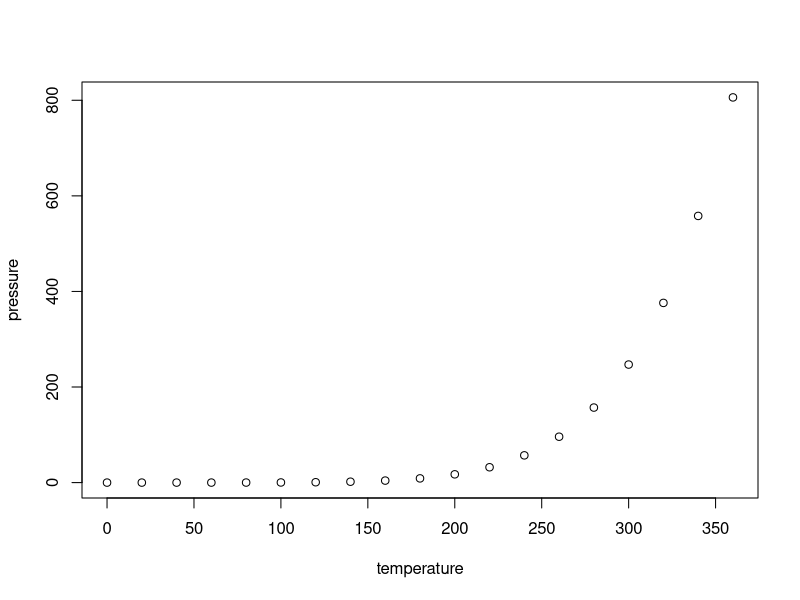
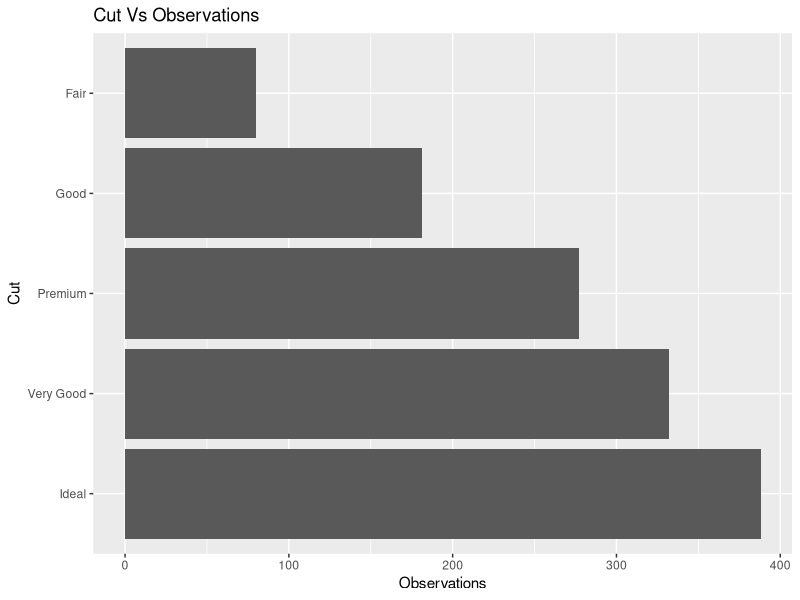
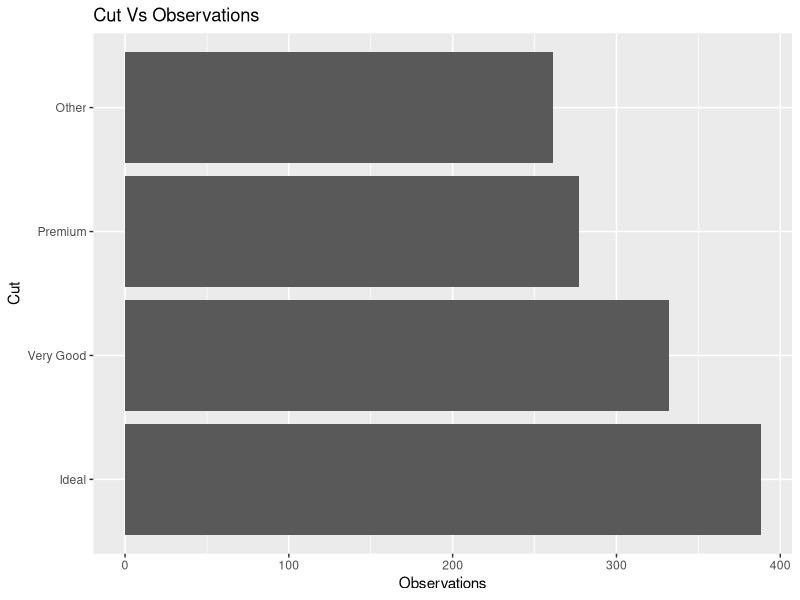
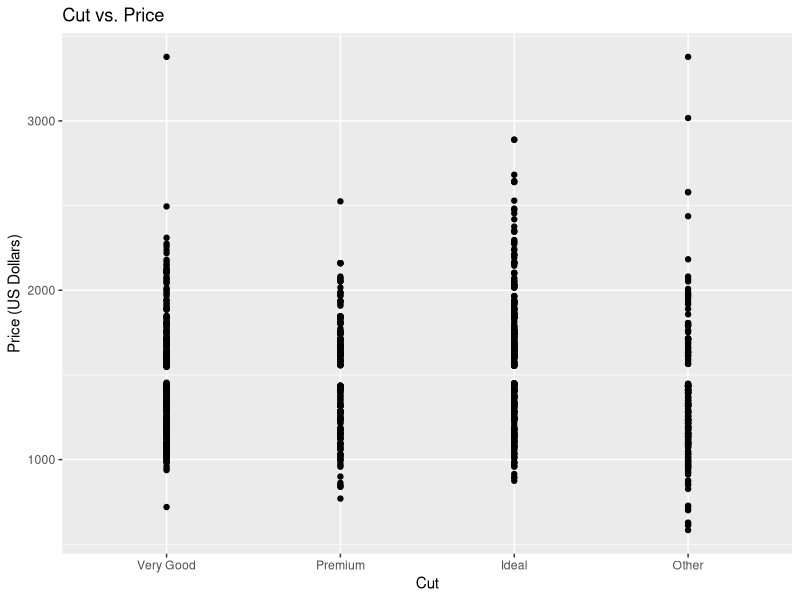
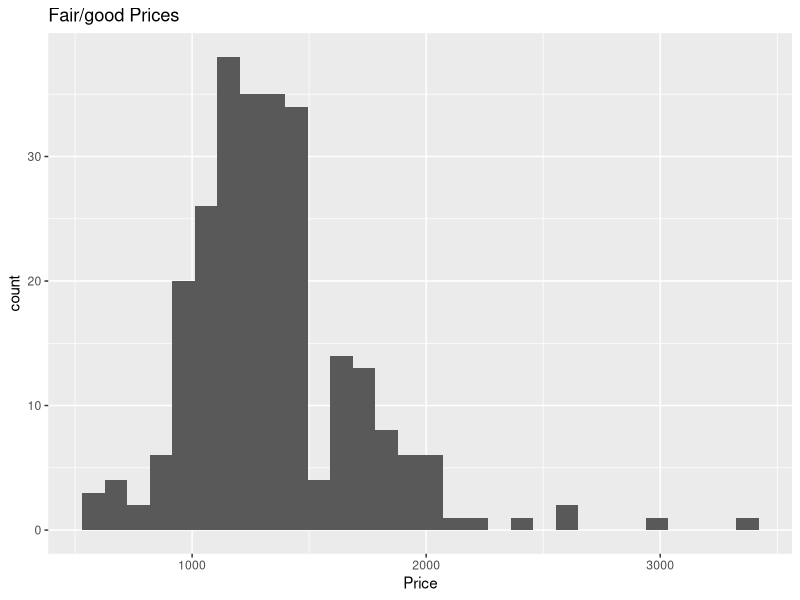
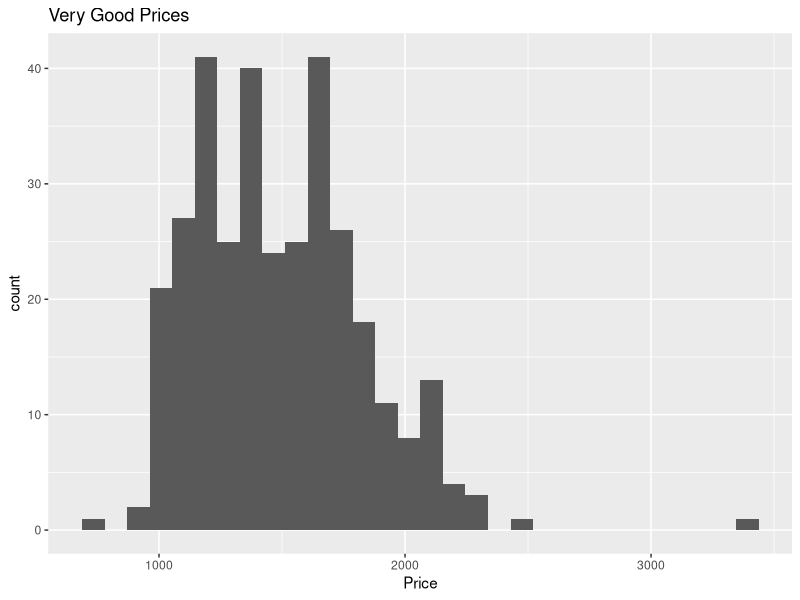
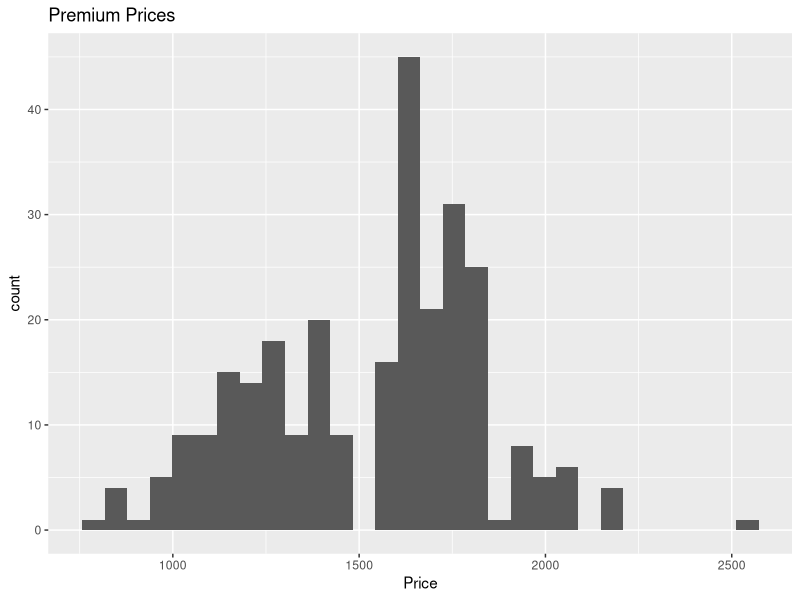
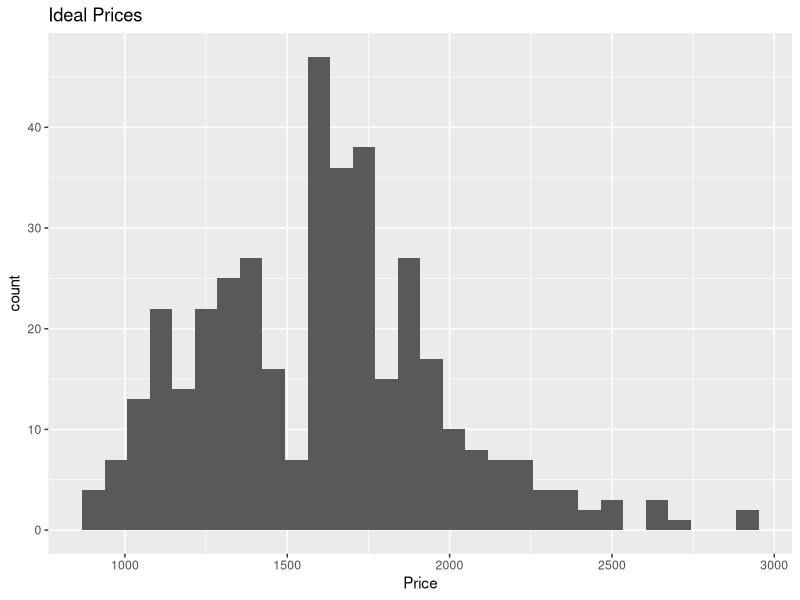

Here is the R script that generated these plots, in order:
## ---- chunk 1
knitr::opts_chunk$set(echo = TRUE)
## ---- chunk 2
summary(cars)
## ---- chunk 3
plot(pressure)
## ---- chunk 4
library(tidyverse)
library(knitr)
library(broom)
library(ggplot2)
## ---- chunk 5
diamonds <- diamonds %>% filter(carat == 0.5, !is.na(carat))
## ---- chunk 6
ggplot(diamonds, aes(x = fct_infreq(cut))) + 
  geom_bar() + 
  labs (x = "Cut", y = "Observations", title = "Cut Vs Observations") +
  coord_flip()
## ---- chunk 7
diamonds <- diamonds %>% mutate(cut = fct_lump_n(cut, n = 3))
ggplot(diamonds, aes(x = fct_infreq(cut))) + 
  geom_bar() + 
  labs(x = "Cut", y = "Observations", title = "Cut Vs Observations") +
  coord_flip()
## ---- chunk 8
ggplot(data = diamonds, mapping = aes(x = cut, y = price)) +
  geom_point(aplha = 0.5) +
  labs(x = "Cut", y = "Price (US Dollars)", title = "Cut vs. Price")
## ---- chunk 9
diamonds %>%
  group_by(cut) %>% 
  summarise(mean = mean(price),
            std_dev = sd(price),
            num_observations = n()
  )
## ---- chunk 10
fair_good_cut <- diamonds %>%
  filter(cut == "Other")
ggplot(data = fair_good_cut, aes(x = price)) +
  geom_histogram() +
  labs(title = "Fair/good Prices ",
       x = "Price")

very_good_cut <- diamonds %>%
  filter(cut == "Very Good")
ggplot(data = very_good_cut, aes(x = price)) +
  geom_histogram() +
  labs(title = "Very Good Prices",
       x = "Price")

premium_cut <- diamonds %>%
  filter(cut == "Premium")
ggplot(data = premium_cut, aes(x = price)) +
  geom_histogram() +
  labs(title = "Premium Prices",
       x = "Price")

ideal_cut <- diamonds %>%
  filter(cut == "Ideal")
ggplot(data = ideal_cut, aes(x = price)) +
  geom_histogram() +
  labs(title = "Ideal Prices",
       x = "Price")

## ---- chunk 11
model <- lm(price ~ cut, data = diamonds)
tidy(model) %>% 
  kable(format="markdown", digits=3)

diamonds <- diamonds %>% 
  mutate(resid = residuals(model))

fair_good_cut <- diamonds %>%
  filter(cut == "Other")
ggplot(data = fair_good_cut, aes(x = price, y = resid)) +
  geom_boxplot() + labs(title = "Good/Fair")

very_good_cut <- diamonds %>%
  filter(cut == "Very Good")
ggplot(data = very_good_cut, aes(x = price, y = resid)) +
  geom_boxplot() + labs(title = "Very Good")

premium_cut <- diamonds %>%
  filter(cut == "Premium")
ggplot(data = premium_cut, aes(x = price, y = resid)) +
  geom_boxplot() + labs(title = "Premium")

ideal_cut <- diamonds %>%
  filter(cut == "Ideal")
ggplot(data = ideal_cut, aes(x = price, y = resid)) +
  geom_boxplot() + labs(title = "Ideal")


## ---- chunk 12
model <- lm(price ~ cut, data = diamonds)
kable(anova(model), format="markdown",digits=6)
## ---- chunk 13
sum_of_sqaures <- 150706506
obs_num <- 1258
sample_variance_price <- sum_of_sqaures/obs_num
sample_variance_price
## ---- chunk 14
tidy(model) %>% 
  kable(format = "markdown", digits = 3)

summary(model)$coef[,2]
